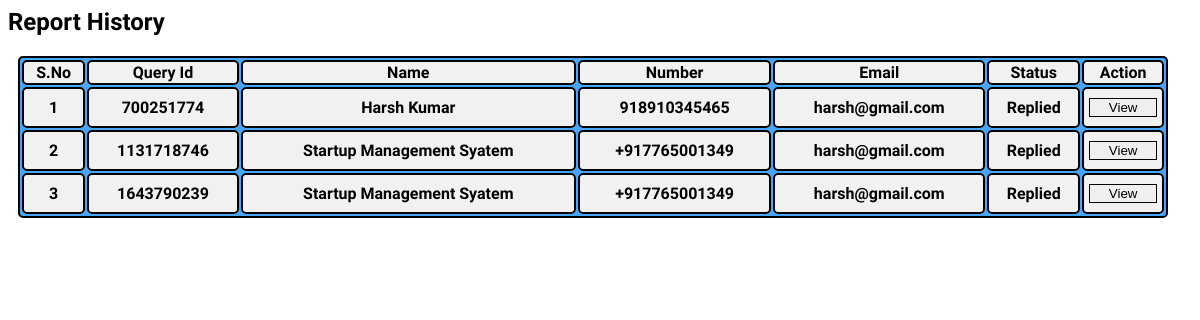
/startup-investor/Admin/home/assets/php/report.php, run on the app's committed database.
### tables this page shows
CREATE TABLE `report` (
  `report_id` bigint(255) NOT NULL,
  `unique_id` bigint(255) NOT NULL,
  `name` varchar(255) NOT NULL,
  `email` varchar(255) NOT NULL,
  `subject` varchar(1000) NOT NULL,
  `description` varchar(10000) NOT NULL,
  `action` bigint(255) NOT NULL
);

CREATE TABLE `investor` (
  `unique_id` bigint(255) NOT NULL,
  `name` varchar(255) NOT NULL,
  `email` varchar(255) NOT NULL,
  `gender` varchar(255) NOT NULL,
  `password` varchar(255) NOT NULL,
  `pan` varchar(255) NOT NULL,
  `number` bigint(255) NOT NULL,
  `describes` varchar(255) NOT NULL,
  `invested_before` int(255) NOT NULL,
  `budget` int(255) NOT NULL,
  `property` int(255) NOT NULL,
  `status` int(255) NOT NULL,
  `profile_pic_url` varchar(255) NOT NULL,
  `chat_status` varchar(255) NOT NULL
);

CREATE TABLE `startup` (
  `unique_id` bigint(255) NOT NULL,
  `name` varchar(255) NOT NULL,
  `email` varchar(255) NOT NULL,
  `gender` varchar(255) NOT NULL,
  `number` varchar(255) NOT NULL,
  `password` varchar(255) NOT NULL,
  `founder` int(2) NOT NULL,
  `blog_linku_one` varchar(255) NOT NULL,
  `blog_linkn_one` varchar(255) NOT NULL,
  `startup_name` varchar(255) NOT NULL,
  `reg_startup_name` varchar(255) NOT NULL,
  `website_url` varchar(255) NOT NULL,
  `sector` varchar(255) NOT NULL,
  `stage` varchar(255) NOT NULL,
  `inception_date` varchar(255) NOT NULL,
  `city_opp` varchar(255) NOT NULL,
  `status` int(255) NOT NULL,
  `profile_pic_url` varchar(255) NOT NULL,
  `video_url` varchar(255) NOT NULL,
  `chat_status` varchar(255) NOT NULL
);

### startup-investor/Admin/home/assets/php/report.php (the view, shortened to what this page needs)
<?php
include("../../../../Assets/php/connection/connection.php");
?>
<h2>Report History</h2>
<div>
    <table>
        <tr>
            <td>S.No</td>
            <td>Query Id</td>
            <td>Name</td>
            <td>Number</td>
            <td>Email</td>
            <td>Status</td>
            <td>Action</td>
        </tr>
        <?php
            $reports = mysqli_query($con,"SELECT * FROM report");
            $x =1;
            while($fetch = mysqli_fetch_array($reports)){
                echo '
                <tr>
                    <td>'.$x.'</td>
                    <td>'.$fetch['report_id'].'</td>';
                    $s_rep = mysqli_query($con,"SELECT * FROM startup where unique_id ='".$fetch['unique_id']."'");
                    $i_rep = mysqli_query($con,"SELECT * FROM investor where unique_id = '".$fetch['unique_id']."'");
                    if(mysqli_num_rows($s_rep)>0){
                        while($res = mysqli_fetch_array($s_rep)){
                            $name = $res['startup_name'];
                            $number = $res['number'];
                            $email = $res['email'];
                            $type = "startup";
                        }
                    }else{
                        while($res = mysqli_fetch_array($i_rep)){
                            $name = $res['name'];
                            $number = $res['number'];
                            $email = $res['email'];
                            $type = "investor";
                        }
                    }
                    echo '<td>'.$name.'</td>
                    <td>'.$number.'</td>
                    <td>'.$email.'</td>
                    <td>';
                    if($fetch['action'] ==0){
                        echo "Pending";
                    }elseif($fetch['action'] == 1){
                        echo "Replied";
                    }
                    echo '</td>
                    <td><form action="viewreport.php" method="post">
                    <input type="text" value="'.$fetch['unique_id'].'" name="user_id" hidden>
                    <input type="text" value="'.$fetch['report_id'].'" name="report_id" hidden>
                    <input type="text" value="'.$type.'" name="user_type" hidden>
                    <input type="submit" value="View" class="view">
                    </form></td>
                </tr>
                ';
                $x++;
            }
        ?>
    </table>
</div>

### startup-investor/Admin/home/assets/php/report.php (style rules this page uses)
table,th,td { border: 2px solid black; text-align: center; border-radius: 5px; font-weight: bold; }
table { background-color: #0084ffb9; }
tr { background-color: #f1f1f1; }
table { margin: 10px; width: 1150px; max-width: 1150px; }
.view { width: 90%; height: 90%; border: 1px solid black; transform: translateY(8px); }

### data on the page
report: report_id "700251774", unique.name "Harsh Kumar", unique.number "918910345465", unique.email "harsh@gmail.com", action "Replied"
report: report_id "1131718746", startup.startup_name "Startup Management Syatem", startup.number "+917765001349", startup.email "harsh@gmail.com", action "Replied"
report: report_id "1643790239", startup.startup_name "Startup Management Syatem", startup.number "+917765001349", startup.email "harsh@gmail.com", action "Replied"
